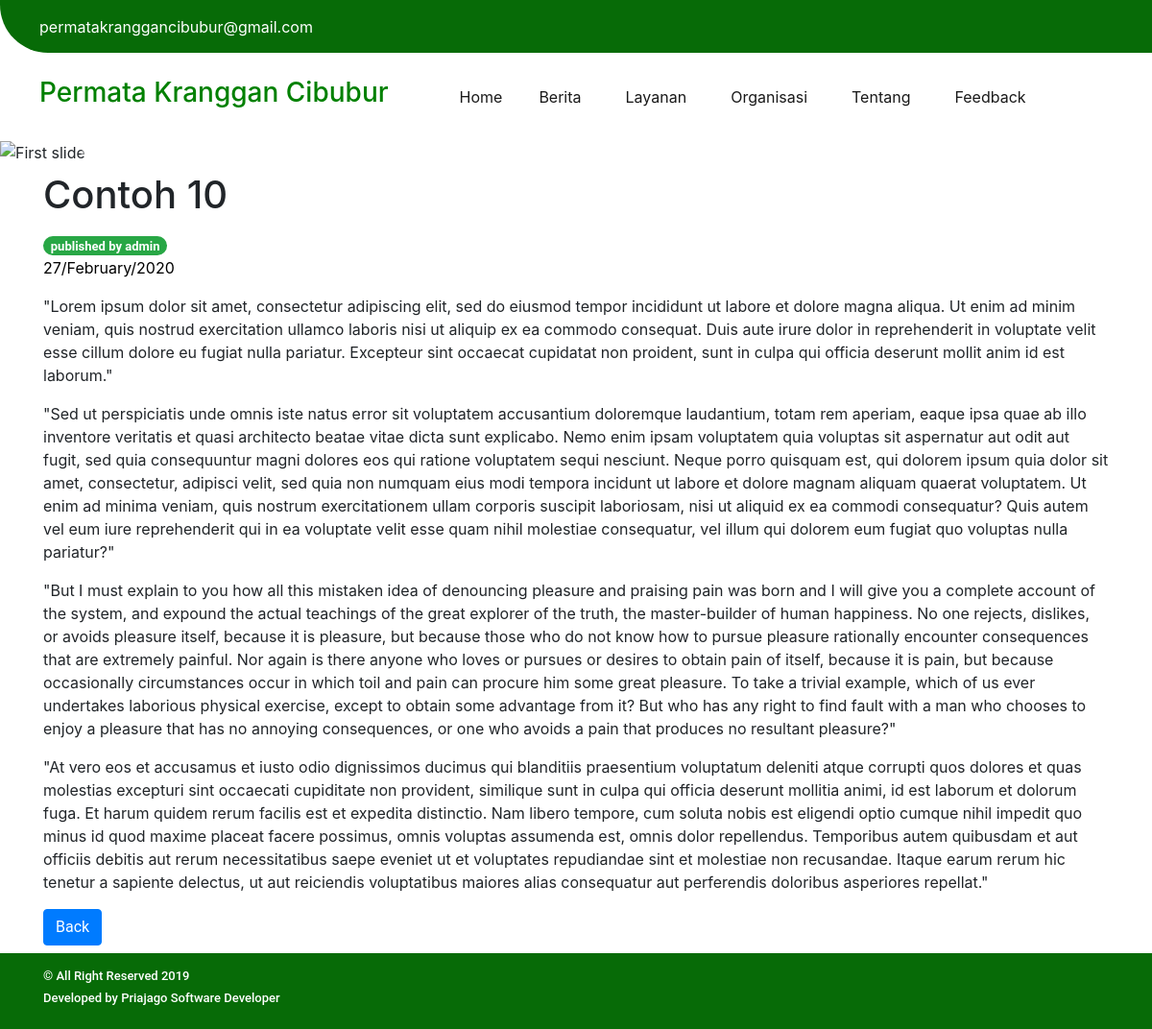
Screenshot of /home/detailBerita/11 with the database file from the repository.
### tables this page shows
CREATE TABLE `berita` (
  `id` int(11) NOT NULL,
  `judul` varchar(255) NOT NULL,
  `tanggal` date NOT NULL,
  `isi` text NOT NULL,
  `gambar` varchar(255) NOT NULL
);

### application/controllers/Home.php (called while the page is built, shortened)
<?php
class Home extends CI_Controller {
	public function detailBerita($id){
      $this->load->model('User_model');
      $data['berita'] = $this->User_model->getDetailBerita($id);
      $this->load->view('visitor/detail_berita',$data);
	}
}

### index.php (called while the page is built, shortened)
<?php
require_once BASEPATH.'core/CodeIgniter.php';

### application/models/User_model.php (called while the page is built, shortened)
<?php
class User_model extends CI_Model {
  public function getDetailBerita($id){
    return $this->db->get_where('berita',['id' => $id])->row_array();
  }
}

### application/views/visitor/detail_berita.php (the view, shortened to what this page needs)
<!doctype html>
<html lang="en">
  <head>
    <link rel="stylesheet" href="https://maxcdn.bootstrapcdn.com/bootstrap/4.0.0/css/bootstrap.min.css">
  </head>
  <body>
        <nav class="navbar navbar-light" style="background-color: #076B07; border-bottom-left-radius: 50px; height:55px;">
          <h7 style="color:white; margin-left:25px;">permatakranggancibubur@gmail.com</h7>
        </nav>
    <nav class="navbar navbar-expand-sm sticky-top navbar-light" style="background-color: white; padding-top:20px; padding-bottom:20px;">
      <a class="navbar-brand" href=""><h3 style="margin-left:25px; color:green;">Permata Kranggan Cibubur</h3></a>
  <div class="collapse navbar-collapse" id="navbarText">
    <ul class="navbar-nav" style="margin-left:50px;">
      <li class="nav-item active">
        <a class="nav-link" href="<?= base_url();?>" style="padding-right:15px;">Home <span class="sr-only">(current)</span></a>
      </li>
      <li class="nav-item active" style="padding-right:15px; padding-left:15px;">
        <a class="nav-link" href="<?= base_url();?>home/berita">Berita</a>
      </li>
      <li class="nav-item active" style="padding-right:15px; padding-left:15px;">
        <a class="nav-link page-scroll" href="#tentang">Layanan</a>
      </li>
      <li class="nav-item active" style="padding-right:15px; padding-left:15px;">
        <a class="nav-link" href="#">Organisasi</a>
      </li>
      <li class="nav-item active" style="padding-right:15px; padding-left:15px;">
        <a class="nav-link page-scroll" href="#tentang">Tentang</a>
      </li>
      <li class="nav-item active" style="padding-right:15px; padding-left:15px;">
        <a class="nav-link" href="<?= base_url();?>home/feedback">Feedback</a>
      </li>
    </ul>
  </div>
    </nav>
    <div id="carouselExampleControls" class="carousel slide" data-ride="carousel">
  <div class="carousel-inner">
    <div class="carousel-item active">
      <img class="d-block w-100" src="https://sg1-cdn.pgimgs.com/projectnet-project/28478/ZPPHO.99189814.R800X800.jpg" alt="First slide">
    </div>
  </div>
  <a class="carousel-control-prev" href="#carouselExampleControls" role="button" data-slide="prev">
    <span class="carousel-control-prev-icon" aria-hidden="true"></span>
  </a>
  <a class="carousel-control-next" href="#carouselExampleControls" role="button" data-slide="next">
    <span class="carousel-control-next-icon" aria-hidden="true"></span>
  </a>
</div>
<section class="berita" id="berita" style="background-color: white; min-height:600px;">
  <div class="container">
    <div class="row">
                <div class="col m-12 mt-2">
                      <h1> <?= $berita['judul'];?></p> </h1>
                      <span class="badge badge-pill badge-success" style="font-family: Roboto; font-size:13px; ">published by admin</span>
                      <p style="color:black;">  <?= date("d/F/Y",strtotime($berita['tanggal'])); ?></p>
                      <p style="color:black;"> <?= $berita['isi'];?></p>
                    <div class="card-action mb-2">
                        <a href="<?= base_url();?>home/index" class="btn btn-primary" style="font-family: Roboto;" >Back</a>
                    </div>
                  </div>
                </div>
            </div>
</section>
<footer style="position:absolute; width:100%; bottom:0; height:79px; background-color: #076B07;">
  <div class="container">
    <div class="row">
      <div class="col-sm-12 mt-3">
        <h6 style="color:white; font-family: Roboto; font-size: 13px;"> &copy; All Right Reserved 2019</h6>
      </div>
    </div>
    <div class="row">
      <div class="col-sm-12">
        <h6 style="color:white;  font-family: Roboto; font-size: 13px;">Developed by Priajago Software Developer</h6>
      </div>
    </div>
    </div>
</footer>
  </body>
</html>

### application/views/visitor/detail_berita.php (style rules this page uses)
.carousel-inner { width:100%; max-height: 500px !important; }
html { position: relative; }
body { margin-bottom: 79px; }

### rows the page displays
berita: judul "Contoh 10", tanggal "27/February/2020", isi "\"Lorem ipsum dolor sit amet, consectetur adipiscing elit, sed do eiusmod tempor incididunt ut labore et dolore magna aliqua. Ut enim ad minim veniam, quis nostrud exercitation ullamco laboris nisi ut aliquip ex ea commodo consequat. Duis aute irure dolor in reprehenderit in voluptate velit esse cillum dolore eu fugiat nulla pariatur. Excepteur sint occaecat cupidatat non proident, sunt in culpa qui officia deserunt mollit anim id est laborum.\" \"Sed ut perspiciatis unde omnis iste natus error sit voluptatem accusantium doloremque laudantium, totam rem aperiam, eaque ipsa quae ab illo inventore veritatis et quasi architecto beatae vitae dicta sunt explicabo. Nemo enim ipsam voluptatem quia…"
